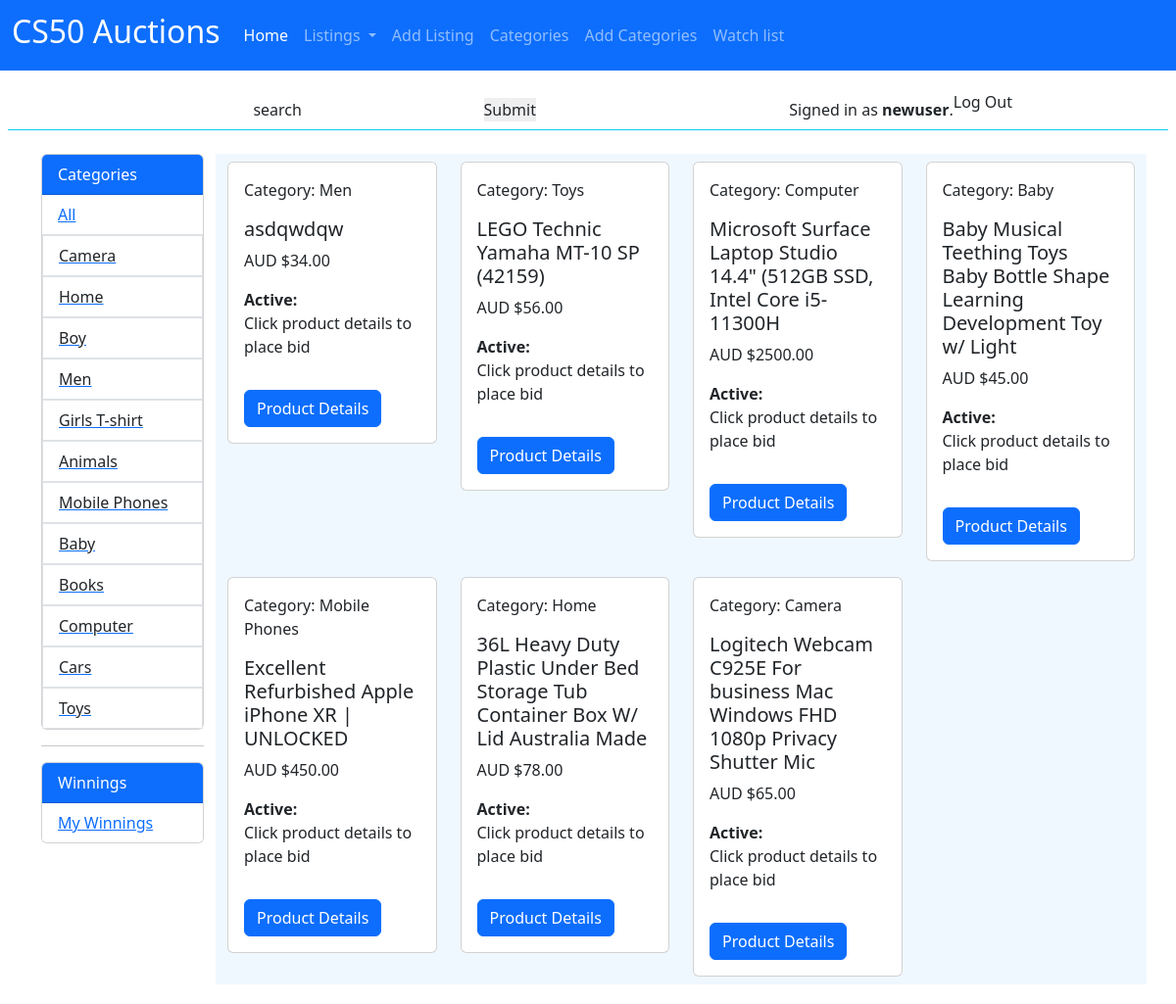
Screenshot of /active/ (signed in) with the database file from the repository.
### auctions/models.py (models this page shows, shortened)
class User(AbstractUser):
    pass

class Category(models.Model):
    name = models.CharField(max_length=50, unique=True)
    def __str__(self):
        return self.name

class Product(models.Model):
    product = models.CharField(max_length=200)
    description = models.TextField()
    price = models.DecimalField(max_digits=10, decimal_places=2)
    current_bid = models.DecimalField(max_digits=10, decimal_places=2, default=(0.00), blank=True)
    image = models.CharField(max_length=228, default = None, blank = True, null = True)
    category = models.ForeignKey(Category, on_delete=models.CASCADE, blank=True)
    seller = models.ForeignKey(User, on_delete=models.CASCADE)  # Use
    listed_date = models.DateTimeField(auto_now_add=True)
    is_active = models.BooleanField(default=True)
    class Meta:
        ordering = ['product']
        indexes = [
            models.Index(fields=['id']),
            models.Index(fields=['product']),
            models.Index(fields=['listed_date']),
        ]

### auctions/views.py (the view)
# urls.py: path('active/', views.active, name='active'),
def active(request):
    active = Product.objects.filter(is_active=True).order_by('-id')
    categories = Category.objects.all()
    return render (request, 'auctions/active_listing.html', {
        'active': active,
        'categories': categories
    })

### auctions/templates/auctions/active_listing.html (shortened to what this page needs)
{% extends 'auctions/layout.html' %}
{% block body %}
     <div class="row">
        <div class="col-md-2">
      {% include 'auctions/sidebar.html' %}
        </div>
        <div class="col-md-10">
                <div class="row" style="background-color: aliceblue;">
                    {% for act in active %}
                    <div class="col-md-3 col-lg-3  col-sm-6">
                        <div class="card my-2">
                            <div class="card-body">
                                <p class="card-text">Category: {{ act.category }} </p>
                                <h5 class="card-title">{{ act.product }}</h5>
                                <p class="card-text"> AUD ${{ act.price }}</p>
                                <p class="card-text">
                                    {% if act.is_active %}
                                    <div class="d-flex flex-row" >
                                        <div><b>Active: </b> </div>
                                    </div>
                                    <p> Click product details to place bid</p>
                                    {% endif %}
                                 </p>
                                <a href="{% url 'details' product_id=act.id %}" class="btn btn-primary mt-3">Product Details</a>
                            </div>
                        </div>
                    </div>
                    {% endfor %}
                </div>
        </div>
     </div>
{% endblock body %}

### auctions/templates/auctions/layout.html (shortened to what this page needs)
{% load static %}
<!DOCTYPE html>
<html lang="en">
    <head>
        <link href="{% static 'auctions/styles.css' %}" rel="stylesheet">
        <link href="https://unpkg.com/tailwindcss@^2/dist/tailwind.min.css" rel="stylesheet">
        <link rel="stylesheet" href="https://unpkg.com/boxicons@2.0.7/css/boxicons.min.css" />
        <link href="https://cdn.jsdelivr.net/npm/bootstrap@5.3.2/dist/css/bootstrap.min.css"
        rel="stylesheet">
    </head>
    <body >
<div class="container">
  <div class="row p-3">
            <div class="col-md-9 col-lg">
              {% include  'auctions/navbar.html' %}
            </div>
  </div>
</div>
<div class="row my-4 border-bottom border-info ">
  <div class="col-md-8">
    <div class=" mt-4 d-flex justify-content-around">
      <div>
      <input type="search" value="search">
      <input type="submit">
      </div>
  </div>
</div>
    <div class="col-md-4  p-2 mt-2">
      <div class="d-flex justify-content-start">
        {% if user.is_authenticated %}
            <span class="mt-2"> Signed in as <strong >{{ user.username }}</strong>. </span>
            <span> <a class="nav-link" href="{% url 'logout' %}">Log Out</a></span>
        {% else %}
            Not signed in.
        {% endif %}
    </div>
    </div>
</div>
      <div class="container">
        {% block body %}
        {% endblock %}
      </div>
</body>
    </body>
</html>

### auctions/templates/auctions/sidebar.html
    <div class="card" >
      <div class="card-header bg-primary text-white">
        Categories
      </div>
      <ul class="list-group list-group-flush">
        <li class="list-group-item"> <a href="{% url 'index' %}"  >All</a>  </li>
        {% for cat in categories %}
        <a href="{% url 'index'  %}?cat={{ cat.name}}   "><li class="list-group-item"> {{ cat.name }}</li></a>
        {% endfor %}
      </ul>
    </div>
    <hr>
    <div class="mt-2">
      <div class="card" >
        <div class="card-header bg-primary text-white">
          Winnings
        </div>
        <ul class="list-group list-group-flush">
          <li class="list-group-item"> <a href="{% url 'winner' %}"> My Winnings </a> </li>
        </ul>
      </div>
  </div>

### static/auctions/styles.css (style rules this page uses)
body { padding: 20px; background-color: blue; }

### rows the page displays
User: username "newuser"
Category: name "Camera"
Category: name "Home"
Category: name "Boy"
Category: name "Men"
Category: name "Girls T-shirt"
Category: name "Animals"
Category: name "Mobile Phones"
Category: name "Baby"
Category: name "Books"
Category: name "Computer"
Category: name "Cars"
Category: name "Toys"
Product: category "Men", product "asdqwdqw", price "34.00", shows "Active:", is_active "Click product details to place bid"
Product: category "Toys", product "LEGO Technic Yamaha MT-10 SP (42159)", price "56.00", shows "Active:", is_active "Click product details to place bid"
Product: category "Computer", product "Microsoft Surface Laptop Studio 14.4\" (512GB SSD, Intel Core i5-11300H", price "2500.00", shows "Active:", is_active "Click product details to place bid"
Product: category "Baby", product "Baby Musical Teething Toys Baby Bottle Shape Learning Development Toy w/ Light", price "45.00", shows "Active:", is_active "Click product details to place bid"
Product: category "Mobile Phones", product "Excellent Refurbished Apple iPhone XR | UNLOCKED", price "450.00", shows "Active:", is_active "Click product details to place bid"
Product: category "Home", product "36L Heavy Duty Plastic Under Bed Storage Tub Container Box W/ Lid Australia Made", price "78.00", shows "Active:", is_active "Click product details to place bid"
Product: category "Camera", product "Logitech Webcam C925E For business Mac Windows FHD 1080p Privacy Shutter Mic", price "65.00", shows "Active:", is_active "Click product details to place bid"
